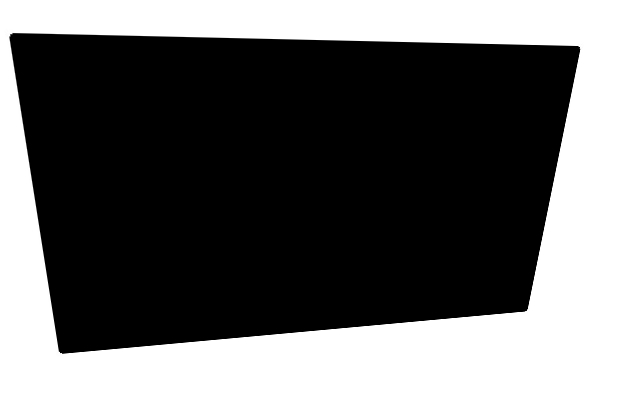
#> input picture img/samples/sample3.jpg, 640 x 400 px, found by its file name
$ jupyter execute --allow-errors Rectangle_Detection.ipynb   (shell and % lines are left out)
#> lines starting #> are read from the running program, lines starting #| are printed output that depends on the picture; after the words box and inside, x2 and y2 are one past the last pixel; in counts of white or black regions, pixels touching at a corner belong together
<a href="https://colab.research.google.com/github/uol-mediaprocessing/group-projects-secret-whiteboard/blob/master/Rectangle_Detection.ipynb" target="_parent"></a>

[cell 1]
import cv2 as cv
import numpy as np
from matplotlib import pyplot as plt
from skimage import io

[cell 2]
img_read = io.imread("https://raw.githubusercontent.com/uol-mediaprocessing/group-projects-secret-whiteboard/master/img/samples/sample3.jpg")
#> img_read is the input picture: shape (400, 640, 3); min 0, max 255, mean 103.1
img = cv.cvtColor(img_read, cv.COLOR_BGR2GRAY)
img_color = cv.cvtColor(img_read, cv.COLOR_BGR2RGB)
plt.imshow(img, cmap="gray")

[cell 3]
#img2 = cv.GaussianBlur(img,(5,5),0)
#img3 = cv.adaptiveThreshold(img2, 255, cv.ADAPTIVE_THRESH_GAUSSIAN_C, cv.THRESH_BINARY_INV, 5, 8)
#plt.imshow(img3, cmap="gray")
img = cv.bitwise_not(img)
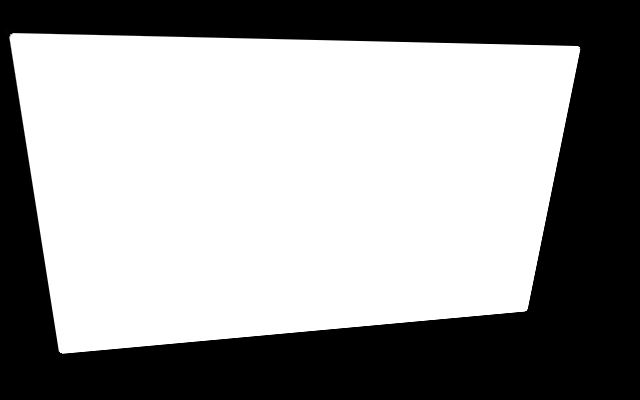
#> img: shape (400, 640); min 0, max 255, mean 151.9
plt.imshow(img, cmap="gray")

[cell 4]
contours, hierarchy = cv.findContours(img, cv.RETR_TREE, cv.CHAIN_APPROX_SIMPLE)
#> contours = 108 contours, 107 with area under 20; largest, box (x1, y1, x2, y2) and area: (4, 28, 584, 357) 153564
cv.drawContours(img_color, contours, -1, (255,0,0), 10)
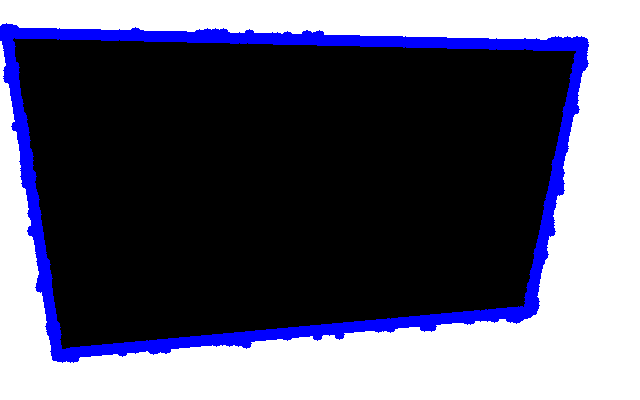
#> img_color: shape (400, 640, 3); 7.82% of pixels changed, all inside (x1, y1, x2, y2) = (0, 23, 589, 363)
plt.imshow(img_color)

#> (a cell that did not finish here is left out)

[cell 6]
rows,cols,ch = img_color.shape
#> rows = 400; cols = 640; ch = 3

#> (the rest of this cell did not finish here and is left out)

$ run again, with img/samples/sample2.jpg copied over img/samples/sample3.jpg
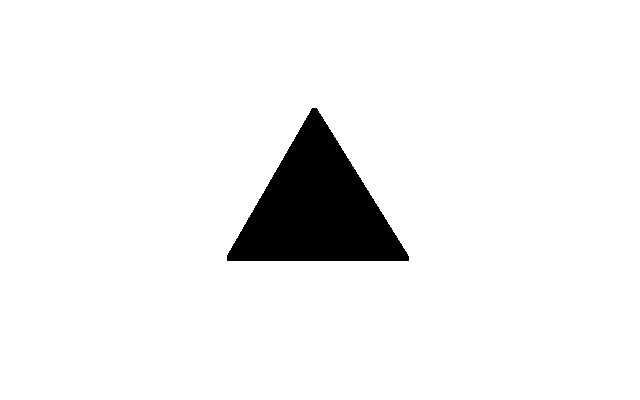
#> input picture img/samples/sample2.jpg, 640 x 400 px, found by its file name
#> img_read is the input picture: shape (400, 640, 3); min 0, max 255, mean 240.4
#> `img = cv.bitwise_not(img)`:
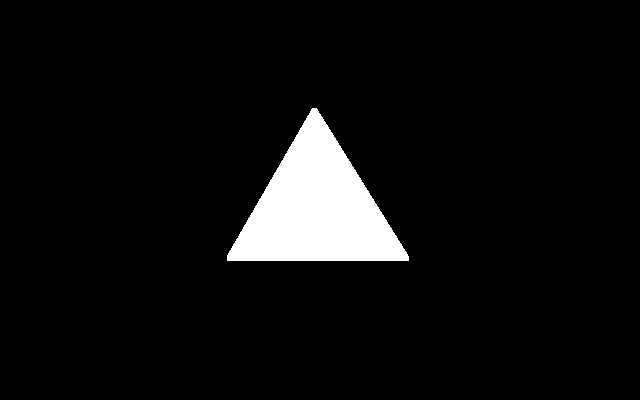
#> img: shape (400, 640); min 0, max 255, mean 14.6
#> contours = 155 contours, 152 with area under 20; largest, box (x1, y1, x2, y2) and area: (224, 104, 416, 264) 15322, (272, 160, 280, 167) 22, (304, 104, 312, 111) 22
#> `cv.drawContours(img_color, contours, -1, (255,0,0), 10)`:
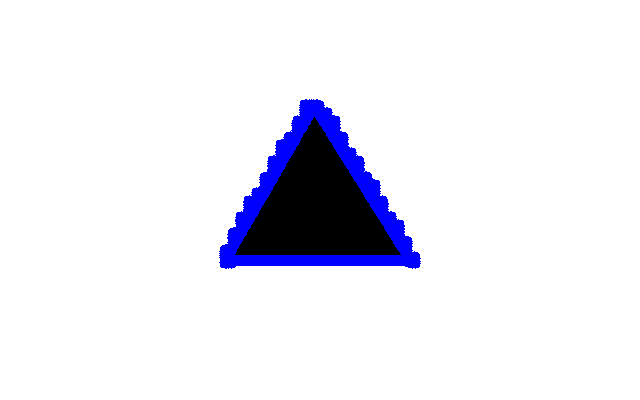
#> img_color: shape (400, 640, 3); 3.17% of pixels changed, all inside (x1, y1, x2, y2) = (219, 99, 421, 269)
